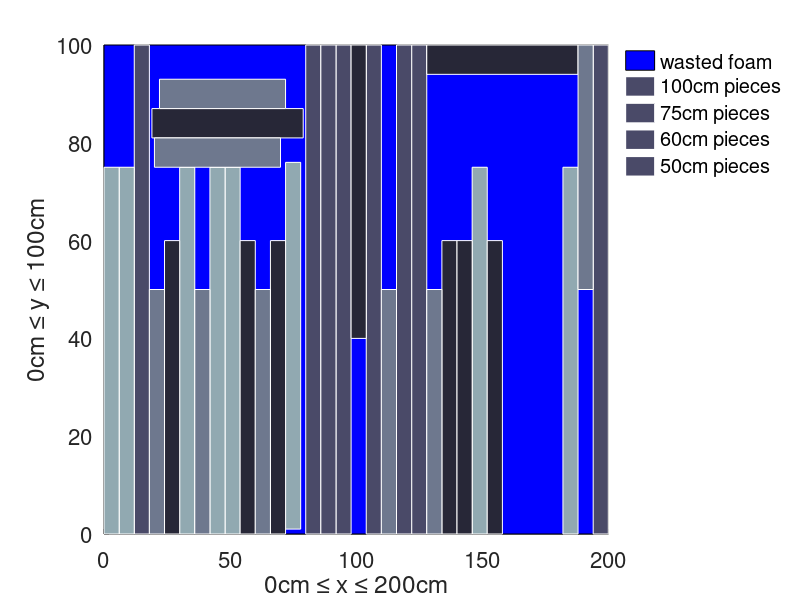

The MATLAB source for this figure: (Note: this script raises an error after producing the figure.)
clc
clear
close all

 Solution = [
     % OLD SOLUTION
%     1 0 0 6 100
%  2 6 0 12 100
%  3 12 0 18 100
%      4 18 0 24 100
%      5 24 0 30 100
%      6 30 0 36 100
%      7 36 0 42 100
%      8 42 0 48 100 
%      9 48 0 54 100
%      10 54 0 60 100 
%      11 60 0 66 100
%      12 66 0 72 100 
%      17 72 0 78 75
%      18 78 0 84 75 
%      19 84 0 90 75
%      20 90 0 96 75 
%      21 96 0 102 75
%      22 102 0 108 75 
%      23 108 0 114 75
%      24 114 0 120 75 
%      25 120 0 126 75
%      26 126 0 132 75 
%      27 132 0 138 75
%      28 138 0 144 75 
%      33 72 75 132 81
%      34 144 0 150 60 
%      35 150 0 156 60
%      36 156 0 162 60 
%      37 72 81 132 87
%      38 162 0 168 60 
%      39 170 0 176 60
%      40 72 88 132 94 
%      41 176 0 182 60
%      42 72 94 132 100
%      43 182 0 188 60
%      44 188 0 194 60 
%      49 144 60 194 66
%      50 144 66 194 72 
%      51 144 76 194 82
%      52 144 82 194 88 
%      53 194 0 200 50
%      54 144 88 194 94 
%      55 144 94 194 100
%      56 194 50 200 100

% % NEW 15 min
% 1	98	0	104	100	
% 3	104	0	110	100	
% 5	12	0	18	100	
% 7	116	0	122	100	
% 9	182	0	188	100	
% 11	86	0	92	100	
% 17	176	0	182	75	
% 19	42	0	48	75	
% 21	188	0	194	75	
% 34	18	0	24	60	
% 36	48	1	54	61	
% 38	164	0	170	60	
% 40	122	0	128	60	
% 49	19	87	69	93	
% 51	36	0	42	50	
% 53	18	75	68	81	
% 55	18	94	68	100	
% 2	140	0	146	100	
% 4	92	0	98	100	
% 6	80	0	86	100	
% 8	74	0	80	100	
% 10	194	0	200	100	
% 12	0	0	6	100	
% 18	152	0	158	75	
% 20	24	0	30	75	
% 33	134	0	140	60	
% 35	110	0	116	60	
% 37	128	1	134	61	
% 39	30	0	36	60	
% 41	170	40	176	100	
% 50	6	0	12	50	
% 52	68	0	74	50	
% % 54	19	81	69	87	
% % 					
% 
% new 6 hours
% 1	92	0	98	100	
% 2	74	0	80	100	
% 3	68	0	74	100	
% 4	48	0	54	100	
% 5	176	0	182	100	
% 6	134	0	140	100	
% 7	140	0	146	100	
% 8	188	0	194	100	
% 9	158	0	164	100	
% 10	80	0	86	100	
% 11	164	0	170	100	
% 12	128	0	134	100	
% 13	182	0	188	100	
% 14	122	0	128	100	
% 17	54	0	60	75	
% 18	18	0	24	75	
% 19	24	1	30	76	
% 20	170	0	176	75	
% 21	98	0	104	75	
% 22	12	0	18	75	
% 33	110	0	116	60	
% 34	6	0	12	60	
% 35	152	0	158	60	
% 36	36	0	42	60	
% 37	42	0	48	60	
% 38	104	40	110	100	
% 39	146	40	152	100	
% 40	194	0	200	60	
% 41	116	0	122	60	
% 42	62	0	68	60	
% 49	30	0	36	50	
% 50	0	50	6	100	
% 51	86	50	92	100	
% 52	30	50	36	100	
% 53	86	0	92	50	
% 54	0	0	6	50	
% 
 
% %new 12 hours
% 1	92	0	98	100
% 2	74	0	80	100
% 3	98	0	104	100
% 4	66	0	72	100
% 5	176	0	182	100
% 6	134	0	140	100
% 7	158	0	164	100
% 8	170	0	176	100
% 9	140	0	146	100
% 10	86	0	92	100
% 11	164	0	170	100
% 12	122	0	128	100
% 13	182	0	188	100
% 14	110	0	116	100
% 17	54	0	60	75
% 18	12	0	18	75
% 19	48	0	54	75
% 20	128	25	134	100
% 21	116	0	122	75
% 22	30	0	36	75
% 23	6	25	12	100
% 24	0	25	6	100
% 33	104	0	110	60
% 34	24	1	30	61
% 35	152	0	158	60
% 36	60	0	66	60
% 37	36	0	42	60
% 38	146	0	152	60
% 39	188	0	194	60
% 40	194	0	200	60
% 49	42	0	48	50
% 50	18	50	24	100
% 51	80	0	86	50
% 52	42	50	48	100
% 53	80	50	86	100
% 54	18	0	24	50
% 12 hours (IDE) 43200.12s, 10.83 at 19.8\% gap (still 12.98 best bound)
%         
%        completed = [[1
%             1 0 0 0 0 0 0]
%             [1 1 1 1 0 0 0 0]
%             [1 1 1 0 0 0 0 0]
%             [1 1 1 1 0 0 0 0]];
%cut = [1 1 1 1 1 1 1 1 1 1 1 1 1 1 0 0 1 1 1 1 1 1 1 1 0 0 0 0 0 0 0 0 1 1 1
%         1 1 1 1 1 0 0 0 0 0 0 0 0 1 1 1 1 1 1 0 0];
%assigned = [[0 8 6 0]
%             [0 0 0 8]
%             [8 0 0 0]
%             [0 0 6 0]];
%x = [92 74 98 66 176 134 158 170 140 86 164 122 182 110 0 0 54 12 48 128 116
%         30 6 0 194 0 125 194 0 0 194 0 104 24 152 60 36 146 188 194 98 36
%         0 0 0 0 0 0 42 18 80 42 80 18 62 0];
%rotation = [1 1 1 1 1 1 1 1 1 1 1 1 1 1 1 0 1 1 1 1 1 1 1 1 1 1 0 1 0 1 1 0
%         1 1 1 1 1 1 1 1 1 1 0 1 0 0 0 0 1 1 1 1 1 1 1 1];
%y = [0 0 0 0 0 0 0 0 0 0 0 0 0 0 0 0 0 0 0 25 0 0 25 25 0 0 94 0 0 0 0 0 0 1
%         0 0 0 0 0 0 0 0 50 0 0 0 0 0 0 50 0 50 50 0 0 0];
% 15 min soultion
%1	6	0	12	100
%2	18	0	118	6
%3	12	0	18	100
%4	0	0	6	100
%5	18	72	118	78
%6	18	18	118	24
%7	18	78	118	84
%8	18	6	118	12
%9	18	48	118	54
%10	18	12	118	18
%11	18	24	118	30
%12	18	90	118	96
%17	18	30	93	36
%18	18	36	93	42
%19	18	66	93	72
%20	118	30	193	36
%21	118	18	193	24
%22	19	60	94	66
%23	18	84	93	90
%24	18	42	93	48
%25	19	54	94	60
%33	118	36	178	42
%34	118	0	178	6
%35	118	6	178	12
%36	118	12	178	18
%49	118	84	168	90
%50	118	54	168	60
%51	118	90	168	96
%52	118	24	168	30
%53	118	72	168	78
%54	118	66	168	72
%55	118	60	168	66
%56	118	78	168	84
% completed = [[1
%              0 0 0 0 0 0 0]
%              [1 1 1 0 0 0 0 0]
%              [1 1 1 0 0 0 0 0]
%              [1 1 1 1 0 0 0 0]];
% cut = [1 1 1 1 1 1 1 1 1 1 1 1 0 0 0 0 1 1 1 1 1 1 1 1 1 0 0 0 0 0 0 0 1 1 1
%          1 0 0 0 0 0 0 0 0 0 0 0 0 1 1 1 1 1 1 1 1];
% assigned = [[0 6 6 0]
%              [0 0 0 8]
%              [4 0 0 0]
%              [0 0 6 0]];
% xmax = 118;
% ymax = 90;
% x = [6 18 12 0 18 18 18 18 18 18 18 18 0 0 0 0 18 18 18 118 118 19 18 18 19
%          118 0 0 0 0 0 0 118 118 118 118 0 18 0 6 6 0 6 118 118 18 118 0 118
%          118 118 118 118 118 118 118];
% y = [0 0 0 0 72 18 78 6 48 12 24 90 0 90 0 19 30 36 66 30 18 60 84 42 54 0 0
%          0 0 0 0 30 36 0 6 12 0 0 30 90 0 38 0 0 0 90 38 0 84 54 90 24 72 66
%          60 78];
% rotation = [1 0 1 1 0 0 0 0 0 0 0 0 0 0 0 0 0 0 0 0 0 0 0 0 0 1 0 0 0 1 0 0
%          0 0 0 0 0 1 0 0 0 0 0 1 1 0 0 0 0 0 0 0 0 0 0 0];



% 10 mins
1	122	0	128	100
2	92	0	98	100
3	116	0	122	100
4	12	0	18	100
5	80	0	86	100
6	86	0	92	100
7	194	0	200	100
8	104	0	110	100
17	182	0	188	75
18	48	0	54	75
19	42	0	48	75
20	6	0	12	75
21	146	0	152	75
22	72	1	78	76
23	30	0	36	75
24	0	0	6	75
33	134	0	140	60
34	24	0	30	60
35	152	0	158	60
36	19	81	79	87
37	140	0	146	60
38	66	0	72	60
39	98	40	104	100
40	54	0	60	60
41	128	94	188	100
49	60	0	66	50
50	20	75	70	81
51	128	0	134	50
52	36	0	42	50
53	110	0	116	50
54	188	50	194	100
55	18	0	24	50
56	22	87	72	93


];
%FigHandle = figure('Position', [0, 0, 1049, 895]);
set(gca,'fontsize',16);
hold on
c = colormap(bone);
rectangle('position',[0,0,200,100],'facecolor','b');
for i = 1:size(Solution,1);
pieceposition = Solution(i,2:end);
pieceposition(3) = pieceposition(3)-pieceposition(1);
pieceposition(4) = pieceposition(4)-pieceposition(2);
if Solution(i,1) <= 16
piececolor = c(22,:);%[0 1 0];%'g';
elseif Solution(i,1) <= 32
piececolor = c(42,:);%[1 1 0];%'y';
elseif Solution(i,1) <= 48
piececolor = c(12,:);%[1 0 1];%'m';
else
piececolor = c(32,:);%[1 0 0];%'r';
end
rectangle('position',pieceposition,'facecolor',piececolor,'edgecolor','w');
end
legend('wasted foam','100cm pieces','75cm pieces','60cm pieces','50cm pieces','location','bestoutside')
legend boxoff
xlabel('0cm \leq x \leq 200cm')
ylabel('0cm \leq y \leq 100cm')
rdb2gray(gca)